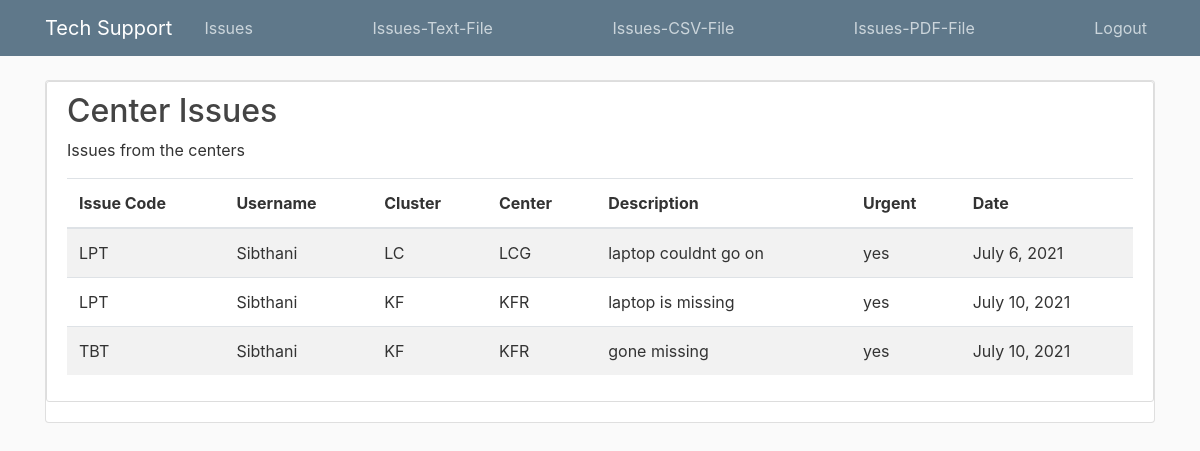
Page /issue-report/ (signed in) on the committed database.
### supportapp/models.py (models this page shows, shortened)
class Issue(models.Model):
    issue_id = models.UUIDField(primary_key=True, default=uuid.uuid4, editable=False)
    issue_code = models.ForeignKey("Issue_Catgry", on_delete=models.CASCADE)
    username = models.ForeignKey("CoachUser", on_delete=models.CASCADE)
    cluster_code = models.ForeignKey("Cluster", on_delete=models.CASCADE, null=True)
    center_code = models.ForeignKey("Center", on_delete=models.CASCADE, null=True)
    issue_description = models.TextField(max_length=150)
    urgent = models.CharField(max_length=10)
    issue_date = models.DateField(auto_now_add=True)

class Issue_Catgry(models.Model):
    issue_code = models.CharField(max_length=30, primary_key=True)
    description = models.CharField(max_length=150)
    def __str__(self):
        return f"{self.issue_code}"

class CoachUser(AbstractBaseUser, PermissionsMixin):
    username = models.CharField(max_length=12, primary_key=True)
    email = models.EmailField(_('email address'), unique=True)
    is_staff = models.BooleanField(default=False)
    is_active = models.BooleanField(default=True)
    date_joined = models.DateTimeField(auto_now_add=True)
    staff_code = models.ForeignKey("Staff", on_delete=models.CASCADE,null=True)
    first_name = models.CharField(max_length=50,null=True)
    last_name = models.CharField(max_length=50,null=True)
    gender = models.CharField(max_length=6,null=True)
    cluster_code = models.ForeignKey("Cluster", on_delete=models.CASCADE, null=True)
    center_code = models.ForeignKey("Center", on_delete=models.CASCADE, null=True)
    address = models.CharField(max_length=254)
    phone_number = models.IntegerField(null=True)
    registration_date = models.DateField(auto_now_add=True)
    USERNAME_FIELD = 'username'
    REQUIRED_FIELDS = []
    objects = CustomUserManager()
    def __str__(self):
        return f"{self.username}"

class Cluster(models.Model):
    cluster_code = models.CharField(max_length = 3, primary_key=True)
    cluster_name = models.CharField(max_length=50)
    province = models.CharField(max_length=50)
    def __str__(self):
        return f"{self.cluster_code}"

class Center(models.Model):
    cluster_code = models.ForeignKey("Cluster", on_delete=models.CASCADE)
    center_code = models.CharField(max_length=3, primary_key=True)
    center_name = models.CharField(max_length=50)
    center_address = models.CharField(max_length=50)
    def __str__(self):
        return f"{self.center_code}"

### supportapp/views.py (the view)
# urls.py: path('issue-report/',views.issuesrpt, name='issue-report'),
def issuesrpt(request):
    context = {
        'centr_issue': Issue.objects.all(),
    }
    return render(request,'supportapp/issue-report.html', context)

### supportapp/templates/supportapp/issue-report.html
{% extends "supportapp/base.html" %}
    {% load crispy_forms_tags  %}
      {% block content %}
      <div class="content-section">
<h2> Center Issues</h2>
  <p>Issues from the centers</p>
  <table class="table table-striped">
    <thead>
      <tr>
        <th>Issue Code</th>
        <th>Username</th>
        <th>Cluster</th>
        <th>Center</th>
        <th>Description</th>
        <th>Urgent</th>
        <th>Date</th>
      </tr>
    </thead>
    <tbody>
    {% for isue in centr_issue %}
      <tr>
            <td>{{ isue.issue_code }}</td>
            <td>{{ isue.username }}</td>
            <td>{{ isue.cluster_code }}</td>
            <td>{{ isue.center_code }}</td>
            <td>{{ isue.issue_description }}</td>
            <td>{{ isue.urgent }}</td>
            <td>{{ isue.issue_date }}</td>
      </tr>
     {% endfor %}
    </tbody>
  </table>
   </div>
    {% endblock content %}

### supportapp/static/supportapp/main.css (style rules this page uses)
body { background: #fafafa; color: #333333; margin-top: 5rem; }
h1, h2, h3, h4, h5, h6 { color: #444444; }
.content-section { background: #ffffff; padding: 10px 20px; border: 1px solid #dddddd; border-radius: 3px; margin-bottom: 20px; }

### rows in the picture
Issue: issue_code "LPT", username "Sibthani", cluster_code "LC", center_code "LCG", issue_description "laptop couldnt go on", urgent "yes", issue_date "July 6, 2021"
Issue: issue_code "LPT", username "Sibthani", cluster_code "KF", center_code "KFR", issue_description "laptop is missing", urgent "yes", issue_date "July 10, 2021"
Issue: issue_code "TBT", username "Sibthani", cluster_code "KF", center_code "KFR", issue_description "gone missing", urgent "yes", issue_date "July 10, 2021"
